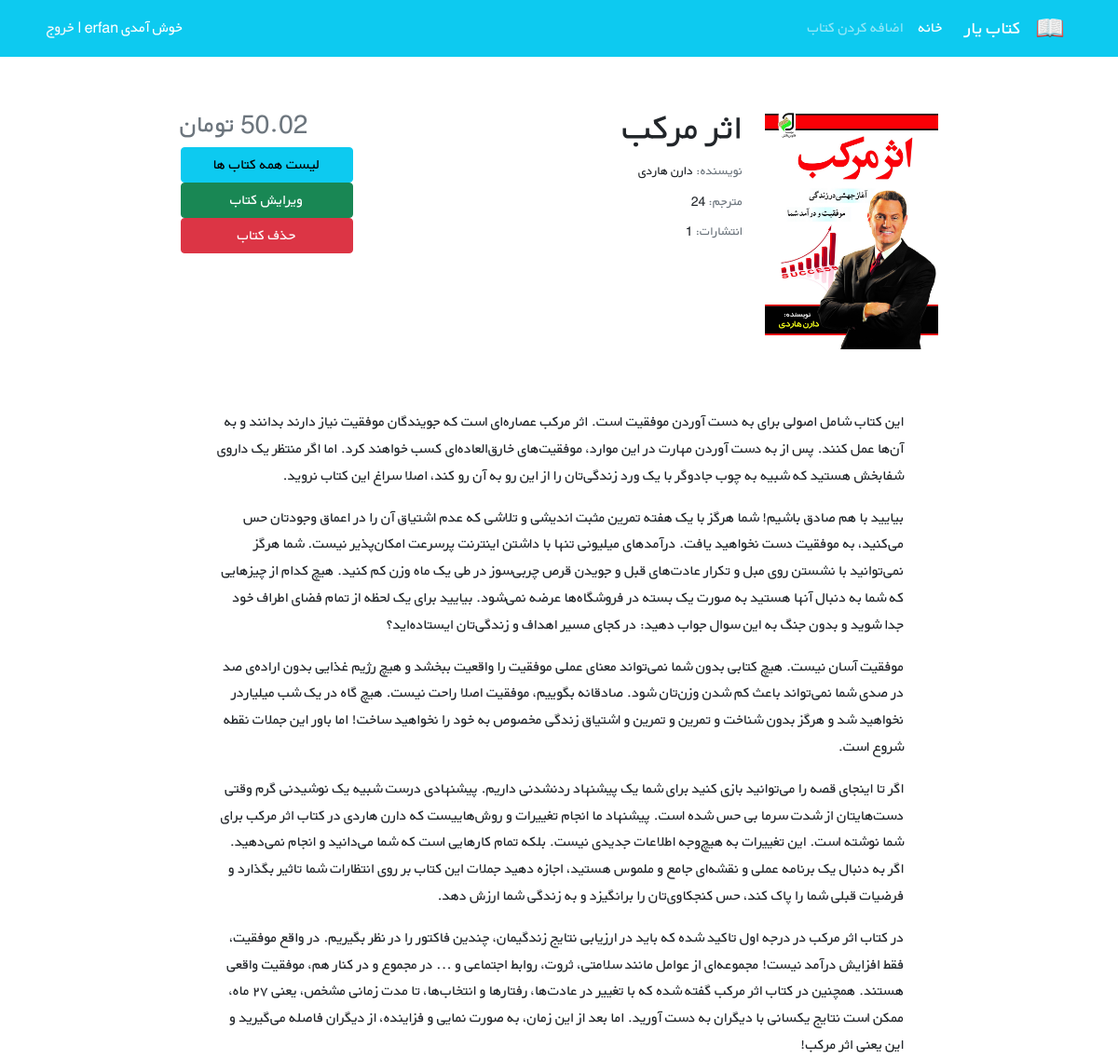
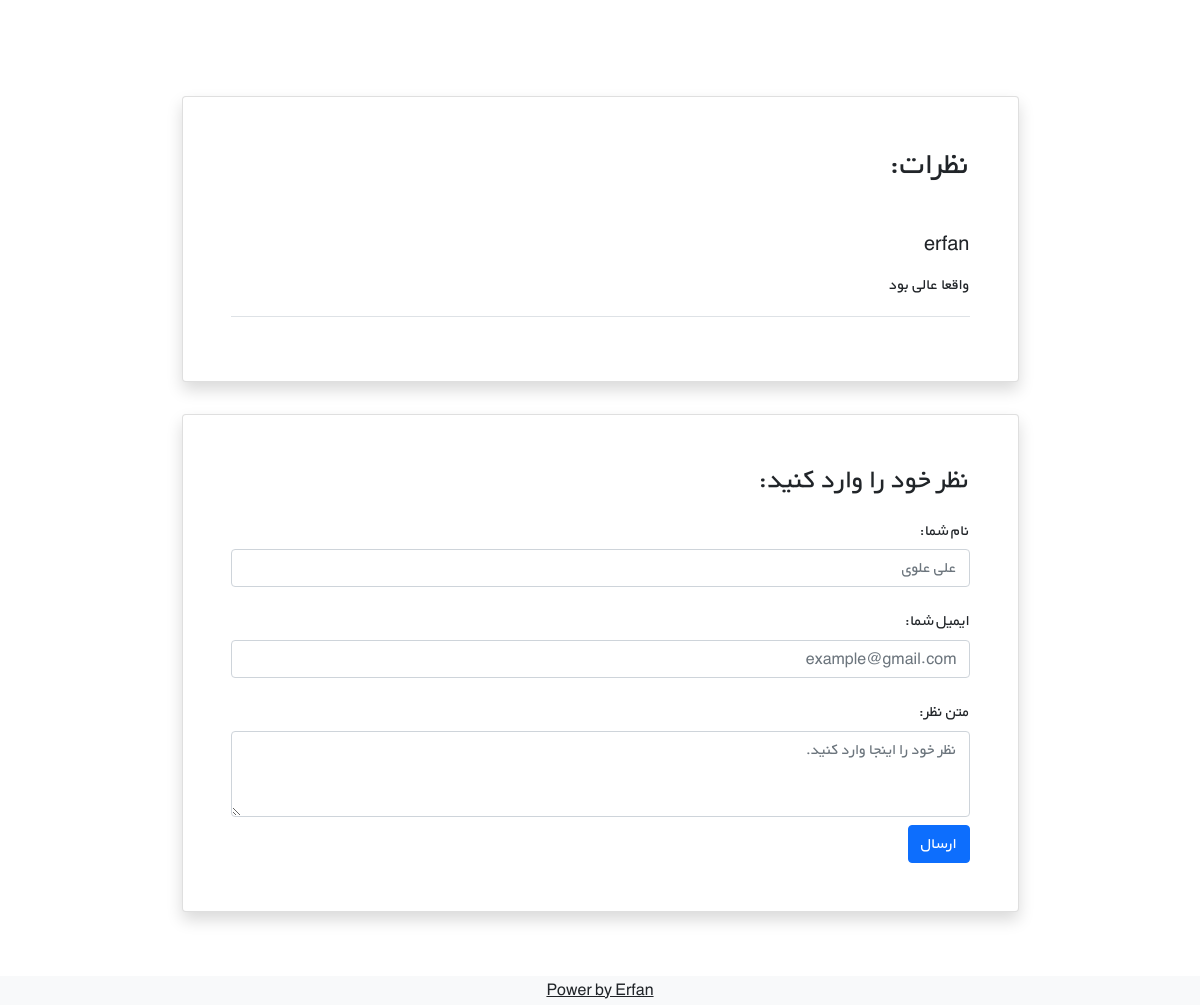
The page /books/1/ (signed in) on the database its author committed (2 pictures, top to bottom).
### books/models.py (models this page shows, shortened)
class Book(models.Model):
    title = models.CharField(max_length=200)
    author = models.CharField(max_length=111)
    translator = models.CharField(max_length=111)
    publishers = models.CharField(max_length=111)
    author = models.CharField(max_length=111)
    description = models.TextField()
    price = models.DecimalField(max_digits=5 , decimal_places=2)
    cover = models.ImageField(upload_to="covers/" , blank=True)

class Comment(models.Model):
    user = models.ForeignKey(get_user_model() , on_delete=models.CASCADE)
    text = models.TextField()
    date_time_created = models.DateTimeField(auto_now_add=True)
    book = models.ForeignKey(Book , on_delete=models.CASCADE , related_name="comments")

### account/models.py (models this page shows)
class CustomUser(AbstractUser):
    age = models.PositiveIntegerField(null=True , blank = True)

### books/views.py (the view)
# urls.py: path('<int:pk>/' ,book_detail_view , name = 'book_detail'),
def book_detail_view(request , pk):
    book = get_object_or_404(Book , pk=pk)
    book_comments = book.comments.all()
    return render(request , "books/book_detail.html" , {"book" : book , "comments" : book_comments})

### books/templates/books/book_detail.html (shortened to what this page needs)
{% extends '_html.html' %}
{% block content %}
<div class="container mt-5" dir="rtl">
    <div class="">
        <div class="">
            <div class="d-flex justify-content-center">
                <div class="row w-sm-75 w-100">
                    <div class="col-xs-12 col-md-3 d-flex justify-content-center">
                        <div>
                            {% if book.cover %}
                                <img src="{{ book.cover.url }}" class="img-fluid rounded-start" alt="...">
                            {% endif %}
                        </div>
                    </div>
                    <div class="col-xs-12 col-md-6 text-center text-md-end mt-md-1 mt-4">
                        <h1>{{ book.title }}</h1>
                        <h5 class="small my-1"><span class="text-muted">نویسنده: </span>{{ book.author }}</h5>
                        <h5 class="small my-1"><span class="text-muted">مترجم: </span>{{ book.translator }}</h5>
                        <h5 class="small my-1"><span class="text-muted">انتشارات: </span>{{ book.publishers }}</h5>
                    </div>
                    <div class="col-xs-12 col-md-3 d-flex flex-column">
                        <h3 class="align-self-center pt-2 text-muted align-self-md-end">
                            {{ book.price }} تومان
                        </h3>
                        <a class="btn btn-info" href={% url 'book_list' %}>لیست همه کتاب ها</a>
                        <a class="btn btn-success" href={% url 'book_update' book.id %}>ویرایش کتاب</a>
                        <a class="btn btn-danger" href={% url 'book_delete' book.id %}>حذف کتاب</a>
                    </div>
                </div>
            </div>
            <div class="d-flex justify-content-center">
                <div class="my-3 p-5 w-sm-75 w-100">
                    {{ book.description|linebreaks  }}
                </div>
            </div>
            <div class="d-flex justify-content-center">
                <div class="card shadow my-3 p-5 w-sm-75 w-100">
                    <h2 class="mb-5">نظرات:</h2>
                    {% for comment in comments %}
                        <div class="border-bottom mb-3">
                            <h5 class="mb-3">{{ comment.user.username }}</h5>
                            <p>{{ comment.text|linebreaks }}</p>
                        </div>
                    {% endfor %}
                </div>
            </div>
            <div class="d-flex justify-content-center">
                <div class="card shadow my-3 p-5 w-sm-75 w-100">
                    <h3>نظر خود را وارد کنید:</h3>
                    <form method="POST">
                        <div class="form-group py-2">
                            <label class="py-1" for="author_name">نام شما:</label>
                            <input type="text" class="form-control" placeholder="علی علوی" name="author_name">
                        </div>
                        <div class="form-group py-2">
                            <label class="py-1" for="email">ایمیل شما:</label>
                            <input type="email" class="form-control" placeholder="example@gmail.com" name="email">
                        </div>
                        <div class="form-group py-2">
                            <label class="py-1" for="comment_text">متن نظر:</label>
                            <textarea class="form-control" name="text" rows="3"
                                      placeholder="نظر خود را اینجا وارد کنید."></textarea>
                        </div>
                        <button type="submit" class="btn btn-primary">ارسال</button>
                    </form>
                </div>
            </div>
        </div>
    </div>
</div>
{% endblock content %}

### static/css/style.css (style rules this page uses)
* { font-family: 'BYekan', sans-serif; line-height: 1.8rem; }
@media (min-width: 576px) { .w-sm-75 { width: 75%!important; } }

### rows shown on the page
Book: cover (picture), title "اثر مرکب", author "دارن هاردی", translator "24", publishers "1", description "این کتاب شامل اصولی برای به دست آوردن موفقیت است. اثر مرکب عصاره‌ای است که جویندگان موفقیت نیاز دارند بدانند و به آن‌ها عمل کنند. پس از به دست آوردن مهارت در این موارد، موفقیت‌های خارق‌العاده‌ای کسب خواهند کرد. اما اگر منتظر یک داروی شفابخش هستید که شبیه به چوب جادوگر با یک ورد زندگی‌تان را از این رو به آن رو کند، اصلا سراغ این کتاب نروید. بیایید با هم صادق باشیم! شما هرگز با یک هفته تمرین مثبت اندیشی و تلاشی که عدم اشتیاق آن را در اعماق وجودتان حس می‌کنید، به موفقیت دست نخواهید یافت. درآمدهای میلیونی تنها با داشتن اینترنت پرسرعت امکان‌پذیر نیست. شما هرگز نمی‌توانید با نشستن روی مبل و تکرار عادت‌های قبل و جویدن قرص چربی‌سوز در طی یک ماه وزن کم کنید. هیچ کدام از چیزهایی که شما به دنبال آنها…"
Comment: user.username "erfan", text "واقعا عالی بود"
